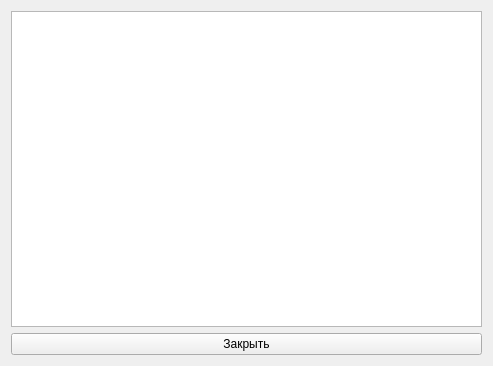
<?xml version="1.0" encoding="UTF-8"?>
<ui version="4.0">
 <class>UnicalcClientLib::DoNotTouchItInYourProgram::UniFileViewer</class>
 <widget class="QWidget" name="UnicalcClientLib::DoNotTouchItInYourProgram::UniFileViewer">
  <property name="geometry">
   <rect>
    <x>0</x>
    <y>0</y>
    <width>493</width>
    <height>366</height>
   </rect>
  </property>
  <property name="windowTitle">
   <string>Просмотр .uni файла</string>
  </property>
  <property name="windowIcon">
   <iconset resource="logo.qrc">
    <normaloff>:/res/Images/iis_logo_small.png</normaloff>:/res/Images/iis_logo_small.png</iconset>
  </property>
  <layout class="QVBoxLayout" name="verticalLayout">
   <item>
    <widget class="QPlainTextEdit" name="uniFileText">
     <property name="readOnly">
      <bool>true</bool>
     </property>
     <property name="plainText">
      <string/>
     </property>
    </widget>
   </item>
   <item>
    <widget class="QPushButton" name="pushButton">
     <property name="text">
      <string>Закрыть</string>
     </property>
    </widget>
   </item>
  </layout>
 </widget>
 <resources>
  <include location="logo.qrc"/>
 </resources>
 <connections>
  <connection>
   <sender>pushButton</sender>
   <signal>clicked()</signal>
   <receiver>UnicalcClientLib::DoNotTouchItInYourProgram::UniFileViewer</receiver>
   <slot>close()</slot>
   <hints>
    <hint type="sourcelabel">
     <x>142</x>
     <y>339</y>
    </hint>
    <hint type="destinationlabel">
     <x>559</x>
     <y>342</y>
    </hint>
   </hints>
  </connection>
 </connections>
</ui>
